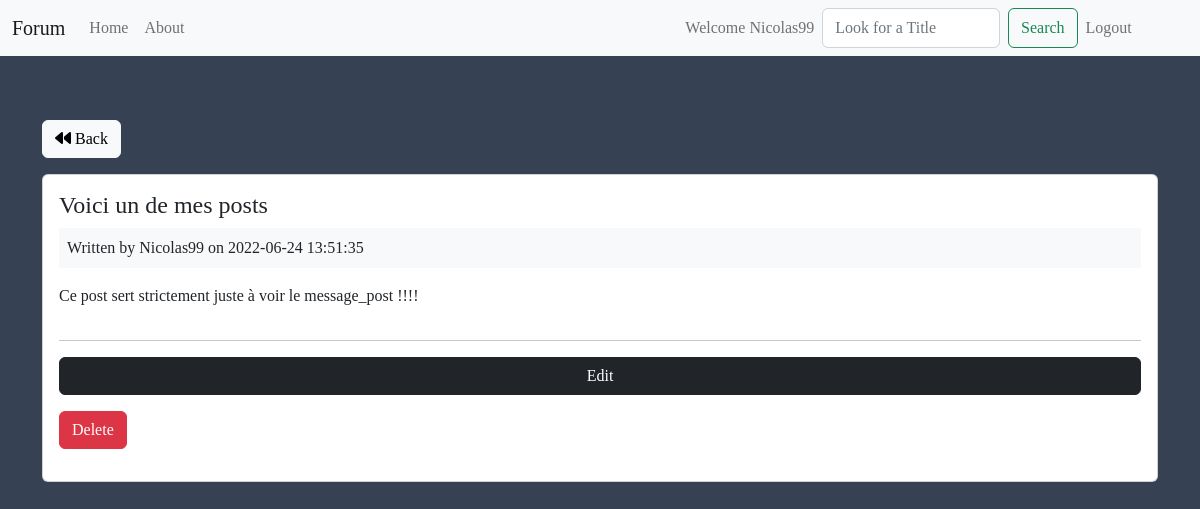
Screenshot of /posts/show/14 (signed in) with the database file from the repository.
### tables this page shows
CREATE TABLE IF NOT EXISTS `posts` (
  `id` int(11) NOT NULL AUTO_INCREMENT,
  `user_id` int(11) DEFAULT NULL,
  `title` varchar(255) NOT NULL DEFAULT '0',
  `body` text,
  `created_at` datetime DEFAULT CURRENT_TIMESTAMP,
  PRIMARY KEY (`id`)
);

CREATE TABLE IF NOT EXISTS `users` (
  `id` int(11) NOT NULL AUTO_INCREMENT,
  `name` varchar(255) DEFAULT NULL,
  `email` varchar(255) DEFAULT NULL,
  `password` varchar(255) DEFAULT NULL,
  `created_at` datetime DEFAULT CURRENT_TIMESTAMP,
  PRIMARY KEY (`id`)
);

### app/controllers/Posts.php (called while the page is built, shortened)
<?php
class Posts extends Controller
{
    public function __construct()
    {
        $this->postModel = $this->model('Post');
        $this->userModel = $this->model('User');
    }
    public function show($id)
    {
        $post = $this->postModel->getPostById($id);
        $user = $this->userModel->getUserById($post->user_id);
        $data = [
          'post' => $post,
          'user' => $user
        ];
        $this->view('posts/show', $data);
    }
}

### app/libraries/Core.php (called while the page is built, shortened)
<?php
class core
{
    protected $currentMethod = 'index';
    public function __construct()
    {
        $url = (empty($this->getUrl())) ? ['users','login'] : $this->getUrl();
        if (file_exists('../app/controllers/'.ucwords($url[0]).'.php')) {
            unset($url[0]);
        }
        $this->currentController = new $this->currentController;
        if (isset($url[1])) {
            if (method_exists($this->currentController, $url[1])) {
                $this->currentMethod = $url[1];
                unset($url[1]);
            }
        }
        $this->params = $url ? array_values($url) :[];
        call_user_func_array([$this->currentController, $this->currentMethod], $this->params);
    }
    public function getUrl()
    {
        if (isset($_GET['url'])) {
            $url = rtrim($_GET['url'], '/');
            $url = filter_var($url, FILTER_SANITIZE_URL);
            $url = explode('/', $url);
            return $url;
        }
    }
}

### public/index.php (called while the page is built, shortened)
<?php
$init = new Core;

### app/libraries/Database.php (called while the page is built, shortened)
<?php
class Database
{
     private $host = DB_HOST;
     private $user = DB_USER;
     private $password = DB_PASSWORD;
     private $dbname = DB_NAME;
     private $dbh;
     private $stmt;
    public function __construct()
    {
        $dsn = 'mysql:host=' . $this->host. ';dbname=' . $this->dbname;
        $options = array(
            PDO::MYSQL_ATTR_INIT_COMMAND => "SET NAMES 'utf8'",
            PDO::ATTR_PERSISTENT => true,
            PDO::ATTR_ERRMODE => PDO::ERRMODE_EXCEPTION
        );
        try{
            $this->dbh = new PDO($dsn, $this->user, $this->password, $options);
        } catch (PDOException $e){
            $this->error = $e->getMessage();
            echo $this->error;
        }
    }
    public function query($sql)
    {
        $this->stmt = $this->dbh->prepare($sql);
    }
    public function bind($param, $value, $type = null)
    {
        if (is_null($type)) {
            switch(true) {
            default:
                $type = PDO::PARAM_STR;
            }
        }
        $this->stmt->bindValue($param, $value, $type);
    }
    public function execute()
    {
        return $this->stmt->execute();
    }
    public function single()
    {
        $this->execute();
        return $this->stmt->fetch(PDO::FETCH_OBJ);
    }
}

### app/models/Post.php (called while the page is built, shortened)
<?php
class Post
{
    private $db;
    public function __construct()
    {
        $this->db = new Database;
    }
    public function getPostById($id)
    {
        $this->db->query('SELECT * FROM posts WHERE id = :id');
        $this->db->bind(':id', $id);
        $row = $this->db->single();
        return $row;
    }
}

### app/models/User.php (called while the page is built, shortened)
<?php
class User
{
    private $db;
    public function __construct()
    {
        $this->db = new Database;
    }
    public function getUserById($id)
    {
        $this->db->query('SELECT * FROM users WHERE id = :id');
        $this->db->bind(':id', $id);
        $row = $this->db->single();
        return $row;
    }
}

### app/views/posts/show.php (the view)
<?php require APPROOT . '/views/inc/header.php'; ?>
<a  href="<?php echo URLROOT; ?>/posts" class="btn btn-light mt-3"><i class="fa fa-backward"></i> Back</a>
<br>
<div class="card card-body  mt-3 mb-3">
    <h4 class="card-title"><?php echo $data['post']->title; ?></h4>
    <div class="bg-light p-2 mb-3">
        Written by <?php echo $data['user']->name; ?> on <?php echo $data['post']->created_at; ?>
    </div>
    <p><?php echo $data['post']->body;?></p>
    <?php if ($data['post']->user_id == $_SESSION['user_id']): ?>
        <hr>
        <a href="<?php echo URLROOT; ?>/posts/edit/<?php echo $data['post']->id; ?>" class="btn btn-dark">Edit</a>
        <form action="<?php echo URLROOT; ?>/posts/delete/<?php echo $data['post']->id; ?>" method="POST">
            <input type="submit" value="Delete" class="btn btn-danger my-3">
        </form>
    <?php endif; ?>
</div>
<?php require APPROOT . '/views/inc/footer.php'; ?>

### public/css/style.css (style rules this page uses)
* { font-family: 'Stoke', serif; }
body { background-color: #364253; }

### rows the page displays
posts: title "Voici un de mes posts", created_at "2022-06-24 13:51:35", body "Ce post sert strictement juste à voir le message_post !!!!"
users: name "Nicolas99"

### other values shown
SITENAME "Forum"
$_SESSION['user_name'] "Nicolas99"
